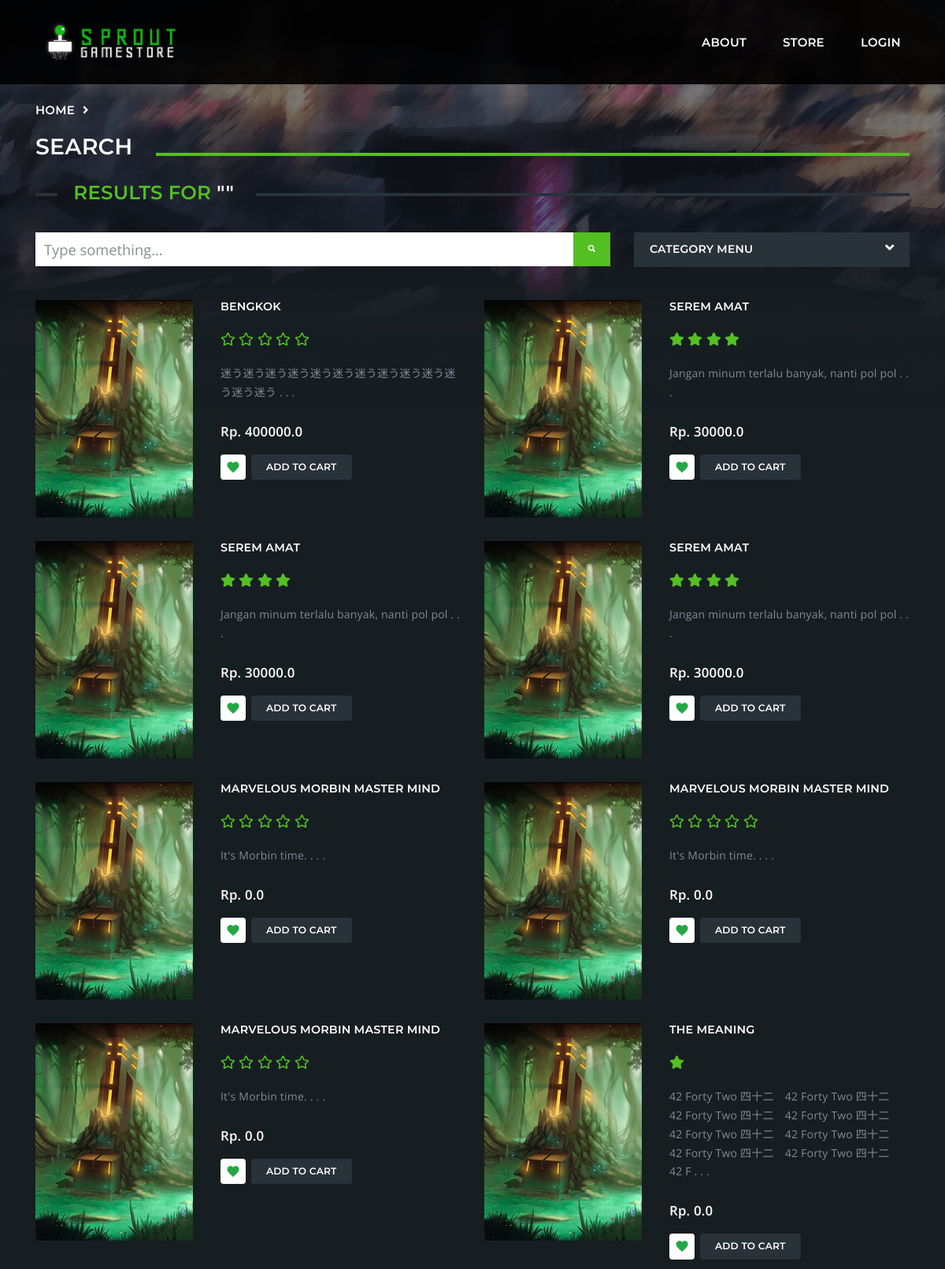
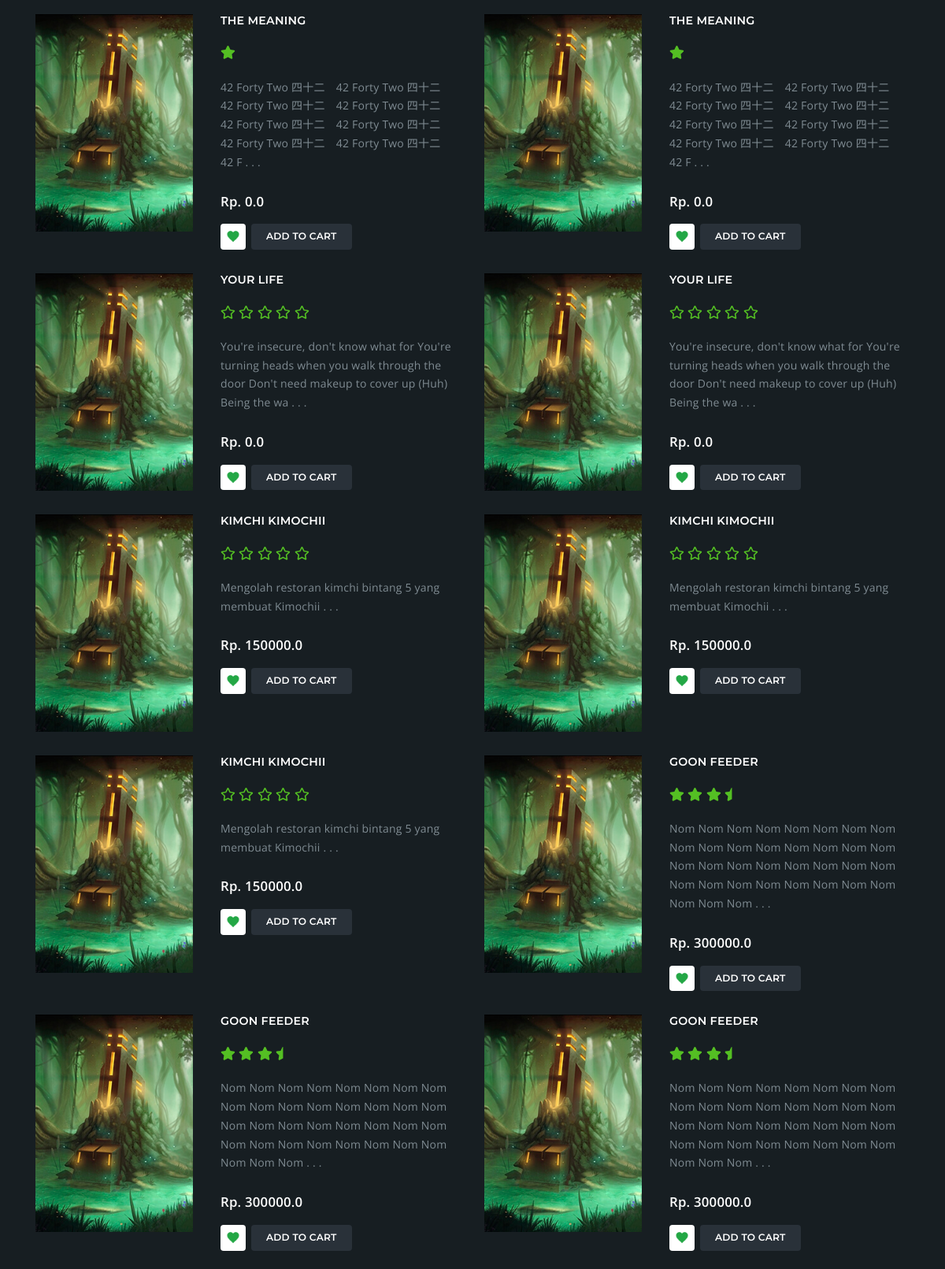
Screenshot of /search (upper part) with the database file from the repository (2 pictures, top to bottom).
### base/models.py (models this page shows, shortened)
class Game(models.Model):
    name = models.CharField(max_length=200)
    description = models.TextField(null=True)
    genres = models.ManyToManyField(Genre, related_name='genres', blank=True)
    devUser = models.ForeignKey(User, on_delete=models.CASCADE, blank=True, null=True)
    publisher = models.CharField(max_length=200)
    price = models.FloatField(null=True)
    verified = models.BooleanField(default=False)
    updated = models.DateTimeField(auto_now=True)
    created = models.DateTimeField(auto_now_add=True)
    class Meta:
        ordering = ['-updated', '-created']
    def getRatings(self):
        ratings = [s.star_rating for s in Review.objects.filter(game=self)]
        return ratings
    def hasReviews(self):
        ratings = self.getRatings()
        return len(ratings)>0
    def overallStar(self):
        ratings = self.getRatings()
        starsum = 0
        for x in ratings:
            starsum += float(x)
        overall_rating = starsum/len(ratings)
        fullStars = floor(overall_rating)
        halfStar = (overall_rating % fullStars) >= 0.5
        fullStars = range(fullStars)
        return fullStars, halfStar
    def sales(self):
        salesCount = Transaction.objects.filter(game=self).count()
        return salesCount

### base/views.py (the view)
# urls.py: path('search', views.storeSearch, name="search"),
def storeSearch(request):
    extraContext = pageHeader(request, 'search')
    q = request.GET.get('q') if request.GET.get('q') != None else ''
    searchGames = Game.objects.filter(Q(name__icontains=q)|Q(genres__name__icontains=q))
    games = searchGames.filter(verified=True)
    genres = Genre.objects.all()
    popular = topSold(6)
    context = {'games': games,
               'genres': genres,
               'popular': popular,
               'searchQuerry': q} | extraContext
    return render(request=request, template_name='base/store-search.html', context=context)

### base/addsFunctions.py (called while the page is built)
def pageHeader(request, page):
    user = request.user
    userGroups = [x.name for x in user.groups.all()] if user.groups != None else None
    crumbs = (request.path).split('/')[1:-1]
    extraContext = {'curUser': user,
                    'userGroups': userGroups,
                    'crumbs': crumbs,
                    'page': page}
    if 'developer' in userGroups:
        pendCount = Game.objects.filter(devUser=user)
        pendCount = pendCount.filter(verified=False).count()
        extraContext |= {'pendCount': pendCount}
    print("\n\n\n\n",extraContext)
    return extraContext

def topSold(qty):
    games = Game.objects.filter(verified=True)
    games = list(games)
    games.sort(reverse=True, key=lambda x: x.sales())
    return games[:qty]

### base/templates/base/store-search.html (shortened to what this page needs)
{% extends 'main.html' %}
{% load static %}
{% block content %}
<main class="nk-main">
  {% include 'base/breadcrumbs_component.html' %}
  <div class="container">
    <h3 class="nk-decorated-h-2"><span><span class="text-main-1">Results for</span> "{{searchQuerry}}"</span></h3>
    <div class="nk-gap"></div>
    <div class="row vertical-gap">
      <div class="col-lg-8">
        <form action="{% url 'store-search' %}" class="nk-form nk-form-style-1" novalidate="novalidate">
          <div class="input-group">
            <input name="q" type="text" class="form-control" placeholder="Type something..." value="{{ searchQuerry }}" style="font-size: 1.31em;">
            <button class="nk-btn nk-btn-color-main-1"><span class="ion-search"></span></button>
          </div>
        </form>
      </div>
      <div class="col-lg-4">
        <div class="nk-accordion" id="accordion-1" role="tablist" aria-multiselectable="true">
          <div class="panel panel-default">
            <div class="panel-heading" role="tab" id="accordion-1-1-heading">
              <a class="collapsed" data-toggle="collapse" data-parent="#accordion-1" href="#accordion-1-1" aria-expanded="true" aria-controls="accordion-1-1">
              Category Menu <span class="panel-heading-arrow fa fa-angle-down"></span>
              </a>
            </div>
          </div>
        </div>
      </div>
    </div>
    <div class="nk-gap-2"></div>
    <div class="row vertical-gap">
      {% if games %}
        {% for game in games %}
        <div class="col-sm-6">
          <div class="nk-product-cat-2">
            <a class="nk-product-image" href="{% url 'store-product' game.id %}">
            <img src="{% static 'assets/images/product-1-md.jpg' %}" alt="{{game.name}}">
            </a>
            <div class="nk-product-cont">
              <h3 class="nk-product-title h5"><a href="{% url 'store-product' game.id %}">{{ game.name }}</a></h3>
              <div class="nk-gap-1"></div>
              {% include 'base/star-rating_component.html' %}
              <div class="nk-gap-1"></div>
              {{ game.description|slice:":140" }} . . .
              <div class="nk-gap-2"></div>
              <div class="nk-product-price">Rp. {{ game.price }}</div>
              <div class="nk-gap-1"></div>
              <div class="d-flex">
                {% if game in curUser.customer.myGames.all %}
                  <a href="{% url 'mygames' %}" class="nk-btn nk-btn-rounded nk-btn-color-dark-3 nk-btn-hover-color-main-1">Open My Games</a>
                  {% else %}
                  <a href="{% url 'addToList' 'wishlist' game.id %}" class="nk-btn nk-btn-sm nk-btn-rounded nk-btn-color-white px-2">
                    <img src="{% static 'assets/images/heart-icon.png'%}" class="pict-icon" alt="">
                  </a>
                  <a href="{% url 'addToList' 'cart' game.id %}" class="nk-btn nk-btn-rounded nk-btn-color-dark-3 nk-btn-hover-color-main-1">Add to Cart</a>
                  {% endif %}
              </div>
            </div>
          </div>
        </div>
        {% endfor %}
      {% else %}
      <div class="col-lg-12">
        <p>No Results found.</p>
      </div>
      {% endif %}
    </div>
  </div>
</main>
{% endblock content %}

### base/templates/base/star-rating_component.html
<div class="nk-product-rating">
  {% if game.hasReviews %}
    {% for fullStars in game.overallStar.0 %}
    <i class="fa fa-star"></i>
    {% endfor %}
    {% if game.overallStar.1 %}
    <i class="fas fa-star-half"></i>
    {% endif %}
  {% else %}
    {% for i in '12345' %}
    <i class="far fa-star"></i>
    {% endfor %}
  {% endif %}
</div>

### static/assets/css/mysheet.css (style rules this page uses)
.pict-icon { height: 18px; }

### rows the page displays
Game: name "BENGKOK", description "迷う迷う迷う迷う迷う迷う迷う迷う迷う迷う迷う迷う迷う", price "400000.0"
Game: name "SEREM AMAT", description "Jangan minum terlalu banyak, nanti pol pol", price "30000.0"
Game: name "MARVELOUS MORBIN MASTER MIND", description "It's Morbin time.", price "0.0"
Game: name "THE MEANING", description "42 Forty Two 四十二 42 Forty Two 四十二 42 Forty Two 四十二 42 Forty Two 四十二 42 Forty Two 四十二 42 Forty Two 四十二 42 Forty Two 四十二 42 Forty Two 四十二 42 F", price "0.0"
Game: name "YOUR LIFE", description "You're insecure, don't know what for You're turning heads when you walk through the door Don't need makeup to cover up (Huh) Being the wa", price "0.0"
Game: name "KIMCHI KIMOCHII", description "Mengolah restoran kimchi bintang 5 yang membuat Kimochii", price "150000.0"
Game: name "GOON FEEDER", description "Nom Nom Nom Nom Nom Nom Nom Nom Nom Nom Nom Nom Nom Nom Nom Nom Nom Nom Nom Nom Nom Nom Nom Nom Nom Nom Nom Nom Nom Nom Nom Nom Nom Nom Nom", price "300000.0"

### other values shown
{{ page }} "SEARCH"
